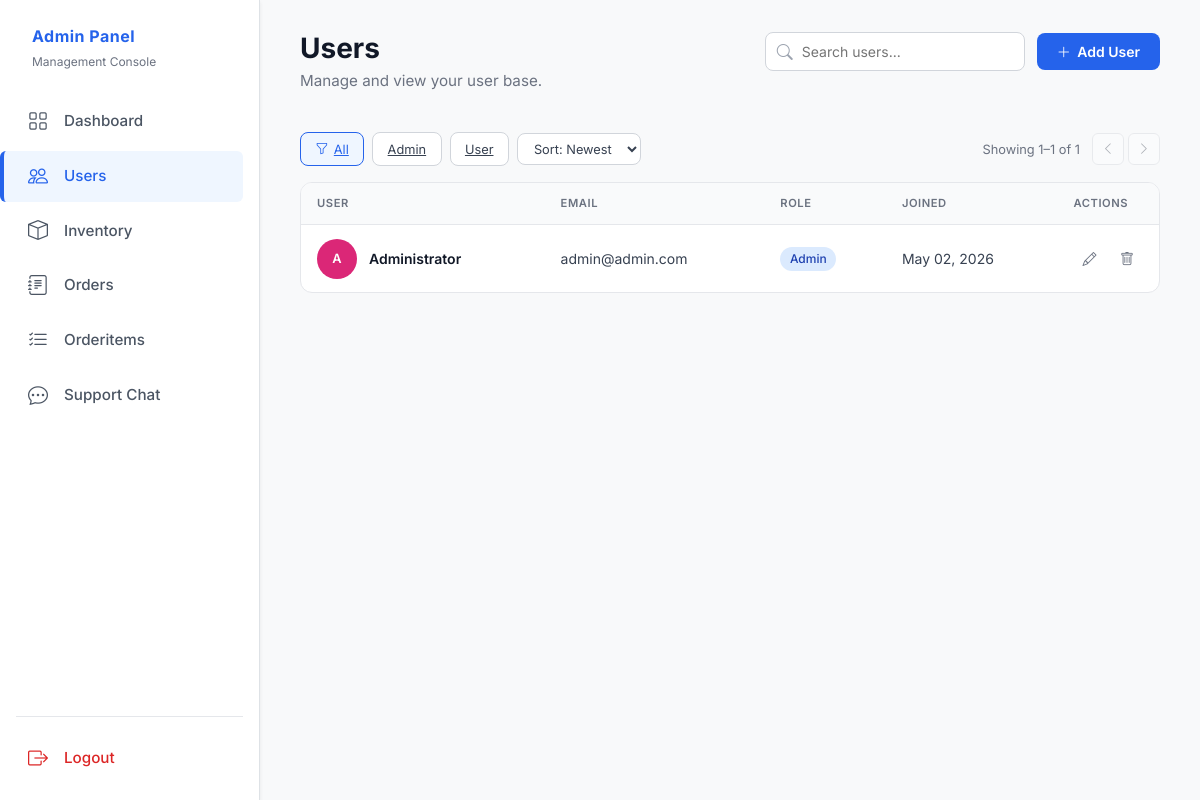
Page /Admin/users.php (signed in) on the committed database.
### tables this page shows
CREATE TABLE `users` (
  `id` int(11) NOT NULL AUTO_INCREMENT,
  `name` varchar(255) NOT NULL,
  `email` varchar(255) NOT NULL,
  `password` varchar(255) NOT NULL,
  `role` enum('admin','user') DEFAULT 'user',
  `profile_pic` varchar(255) DEFAULT NULL,
  `phone` varchar(20) DEFAULT NULL,
  `address_line1` varchar(255) DEFAULT NULL,
  `city` varchar(100) DEFAULT NULL,
  `state` varchar(100) DEFAULT NULL,
  `zip_code` varchar(20) DEFAULT NULL,
  `country` varchar(100) DEFAULT NULL,
  `remember_token` varchar(255) DEFAULT NULL,
  `created_at` timestamp NOT NULL DEFAULT current_timestamp(),
  PRIMARY KEY (`id`),
  UNIQUE KEY `email` (`email`)
);

### Admin/users.php (the view, shortened to what this page needs)
<?php
require_once __DIR__ . '/../includes/auth.php';
$search = trim($_GET['search'] ?? '');
$sort = $_GET['sort'] ?? 'newest';
$role_filter = $_GET['role'] ?? '';
$page = max(1, (int) ($_GET['page'] ?? 1));
$per_page = 10;
$offset = ($page - 1) * $per_page;
$where = "WHERE 1=1";
$p = [];
$t = "";
$orderBy = match ($sort) { 'oldest' => 'created_at ASC', 'name' => 'name ASC', default => 'created_at DESC'};
$cst = $conn->prepare("SELECT COUNT(*) as total FROM users $where");
$cst->execute();
$total = $cst->get_result()->fetch_assoc()['total'];
$totalPages = max(1, ceil($total / $per_page));
$p2 = $p;
$t2 = $t;
$p2[] = $per_page;
$p2[] = $offset;
$t2 .= "ii";
$st = $conn->prepare("SELECT * FROM users $where ORDER BY $orderBy LIMIT ? OFFSET ?");
if ($t2)
    $st->bind_param($t2, ...$p2);
$st->execute();
$users = $st->get_result();
$showStart = $total ? $offset + 1 : 0;
$showEnd = min($offset + $per_page, $total);
function avatarColor($name)
{
    $c = ['#4F46E5', '#7C3AED', '#DB2777', '#DC2626', '#EA580C', '#D97706', '#16A34A', '#0891B2', '#2563EB', '#9333EA'];
    return $c[abs(crc32($name)) % count($c)];
}
function initials($name)
{
    $parts = explode(' ', trim($name));
    return strtoupper(substr($parts[0], 0, 1) . (isset($parts[1]) ? substr($parts[1], 0, 1) : ''));
}
?>
<?php include 'sidebar.php'; ?>
<div class="main-content">
    <div class="d-flex justify-content-between align-items-start page-header">
        <div>
            <h1 class="page-title">Users</h1>
            <p class="page-subtitle">Manage and view your user base.</p>
        </div>
        <div class="header-actions">
            <form method="GET" class="search-box" id="searchForm">
                <i class="bi bi-search"></i>
                <input type="text" name="search" placeholder="Search users..." value="<?= htmlspecialchars($search) ?>">
            </form>
            <button class="btn-add" data-bs-toggle="modal" data-bs-target="#addModal"><i class="bi bi-plus-lg"></i> Add
                User</button>
        </div>
    </div>
    <div class="controls-bar">
        <div class="controls-left">
            <a href="?<?= http_build_query(array_filter(['search' => $search, 'sort' => $sort])) ?>"
                class="filter-btn <?= !$role_filter ? 'active' : '' ?>">
                <i class="bi bi-funnel"></i> All
            </a>
            <a href="?<?= http_build_query(array_filter(['search' => $search, 'sort' => $sort, 'role' => 'admin'])) ?>"
                class="filter-btn <?= $role_filter === 'admin' ? 'active' : '' ?>">Admin</a>
            <a href="?<?= http_build_query(array_filter(['search' => $search, 'sort' => $sort, 'role' => 'user'])) ?>"
                class="filter-btn <?= $role_filter === 'user' ? 'active' : '' ?>">User</a>
            <form method="GET" class="d-inline" id="sortForm">
                <select name="sort" class="sort-select" onchange="this.form.submit()">
                    <option value="newest" <?= $sort === 'newest' ? 'selected' : '' ?>>Sort: Newest</option>
                </select>
            </form>
        </div>
        <div class="controls-right">
            <span>Showing <?= $showStart ?>–<?= $showEnd ?> of <?= $total ?></span>
            <div class="pagination-arrows">
                <?php $baseQ = array_filter(['search' => $search, 'sort' => $sort, 'role' => $role_filter]); ?>
                <a href="?<?= http_build_query(array_merge($baseQ, ['page' => $page - 1])) ?>"><button
                        <?= $page <= 1 ? 'disabled' : '' ?>><i class="bi bi-chevron-left"></i></button></a>
                <a href="?<?= http_build_query(array_merge($baseQ, ['page' => $page + 1])) ?>"><button
                        <?= $page >= $totalPages ? 'disabled' : '' ?>><i class="bi bi-chevron-right"></i></button></a>
            </div>
        </div>
    </div>
    <table class="users-table">
        <thead>
            <tr>
                <th>User</th>
                <th>Email</th>
                <th>Role</th>
                <th>Joined</th>
                <th style="width:100px">Actions</th>
            </tr>
        </thead>
        <tbody>
            <?php if ($users->num_rows === 0): ?>
                <tr>
                    <td colspan="5">
                        <div class="empty-state"><i class="bi bi-people"></i>
                            <p>No users found.</p>
                        </div>
                    </td>
                </tr>
            <?php else:
                while ($u = $users->fetch_assoc()): ?>
                    <tr>
                        <td>
                            <div class="user-cell">
                                <?php if ($u['profile_pic']): ?>
                                    <div class="user-avatar"
                                        style="background-image:url('../<?= htmlspecialchars($u['profile_pic']) ?>')"></div>
                                <?php else: ?>
                                    <div class="user-avatar" style="background:<?= avatarColor($u['name']) ?>">
                                        <?= initials($u['name']) ?></div>
                                <?php endif; ?>
                                <span class="user-name"><?= htmlspecialchars($u['name']) ?></span>
                            </div>
                        </td>
                        <td><?= htmlspecialchars($u['email']) ?></td>
                        <td><span class="role-badge role-<?= $u['role'] ?>"><?= ucfirst($u['role']) ?></span></td>
                        <td><?= date('M d, Y', strtotime($u['created_at'])) ?></td>
                        <td>
                            <div class="action-btns">
                                <button class="btn-edit" onclick='openEdit(<?= json_encode($u) ?>)' title="Edit"><i
                                        class="bi bi-pencil"></i></button>
                                <button class="btn-del" onclick='openDelete(<?= $u["id"] ?>, <?= json_encode($u["name"]) ?>)'
                                    title="Delete"><i class="bi bi-trash"></i></button>
                            </div>
                        </td>
                    </tr>
                <?php endwhile; endif; ?>
        </tbody>
    </table>
</div>
</div>
</body>
</html>

### Admin/sidebar.php (style rules this page uses)
body { margin: 0; font-family: 'Inter', sans-serif; background-color: #f8f9fa; }

### Admin/users.php (style rules this page uses)
.main-content { flex: 1; padding: 2rem 2.5rem; min-height: 100vh; overflow-y: auto; }
.page-header { margin-bottom: 1.5rem; }
.page-title { font-size: 1.75rem; font-weight: 700; color: #111827; margin: 0; }
.page-subtitle { color: #6b7280; font-size: 0.95rem; margin-top: 0.25rem; }
.header-actions { display: flex; gap: 0.75rem; align-items: center; }
.search-box { position: relative; }
.search-box input { padding: 0.5rem 0.75rem 0.5rem 2.25rem; border: 1px solid #d1d5db; border-radius: 8px; font-size: 0.875rem; width: 260px; transition: border-color 0.2s; background: #fff; }
.search-box i { position: absolute; left: 0.75rem; top: 50%; transform: translateY(-50%); color: #9ca3af; }
.btn-add { background: #2563eb; color: #fff; border: none; padding: 0.5rem 1.25rem; border-radius: 8px; font-size: 0.875rem; font-weight: 600; display: flex; align-items: center; gap: 0.4rem; transition: background 0.2s; cursor: pointer; }
.controls-bar { display: flex; justify-content: space-between; align-items: center; margin-bottom: 1rem; flex-wrap: wrap; gap: 0.5rem; }
.controls-left { display: flex; gap: 0.5rem; align-items: center; }
.controls-right { display: flex; align-items: center; gap: 0.75rem; font-size: 0.8rem; color: #6b7280; }
.filter-btn { background: #fff; border: 1px solid #d1d5db; padding: 0.4rem 0.9rem; border-radius: 8px; font-size: 0.8rem; color: #374151; cursor: pointer; display: flex; align-items: center; gap: 0.35rem; transition: all 0.2s; }
.filter-btn.active { border-color: #2563eb; color: #2563eb; background: #eff6ff; }
.sort-select { background: #fff; border: 1px solid #d1d5db; padding: 0.4rem 0.75rem; border-radius: 8px; font-size: 0.8rem; color: #374151; cursor: pointer; }
.pagination-arrows { display: flex; gap: 0.25rem; }
.pagination-arrows button { background: #fff; border: 1px solid #d1d5db; width: 32px; height: 32px; border-radius: 6px; display: flex; align-items: center; justify-content: center; cursor: pointer; transition: all 0.2s; color: #374151; }
.pagination-arrows button:disabled { opacity: 0.4; cursor: not-allowed; }
.users-table { width: 100%; border-collapse: separate; border-spacing: 0; background: #fff; border-radius: 12px; overflow: hidden; border: 1px solid #e5e7eb; }
.users-table thead th { padding: 0.75rem 1rem; font-size: 0.7rem; font-weight: 600; color: #6b7280; text-transform: uppercase; letter-spacing: 0.05em; border-bottom: 1px solid #e5e7eb; background: #f9fafb; text-align: left; white-space: nowrap; }
.users-table tbody tr { transition: background 0.15s; }
.users-table tbody td { padding: 0.85rem 1rem; font-size: 0.875rem; color: #374151; border-bottom: 1px solid #f3f4f6; vertical-align: middle; }
.users-table tbody tr:last-child td { border-bottom: none; }
.user-cell { display: flex; align-items: center; gap: 0.75rem; }
.user-avatar { width: 40px; height: 40px; border-radius: 50%; display: flex; align-items: center; justify-content: center; color: #fff; font-weight: 600; font-size: 0.8rem; flex-shrink: 0; background-size: cover; background-position: center; }
.user-name { font-weight: 600; color: #111827; }
.role-badge { padding: 0.2rem 0.6rem; border-radius: 20px; font-size: 0.75rem; font-weight: 500; display: inline-block; }
.role-admin { background: #dbeafe; color: #1e40af; }
.action-btns { display: flex; gap: 0.35rem; }
.action-btns button { background: none; border: 1px solid transparent; width: 32px; height: 32px; border-radius: 6px; cursor: pointer; display: flex; align-items: center; justify-content: center; transition: all 0.2s; color: #6b7280; }

### rows in the picture
users: name "A", name "Administrator", email "admin@admin.com", role "Admin", created_at "May 02, 2026"

### other values in the picture
$showStart "1"
$showEnd "1"
$total "1"
